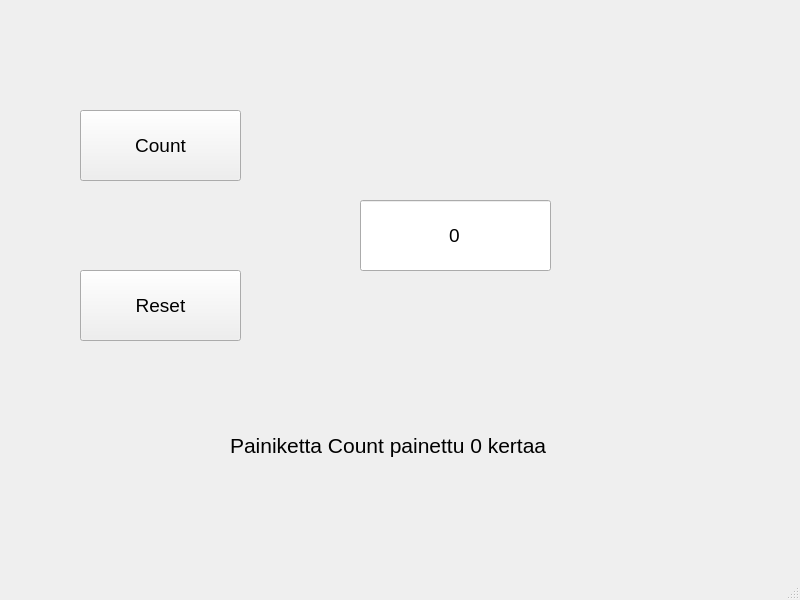
<?xml version="1.0" encoding="UTF-8"?>
<ui version="4.0">
 <class>MainWindow</class>
 <widget class="QMainWindow" name="MainWindow">
  <property name="geometry">
   <rect>
    <x>0</x>
    <y>0</y>
    <width>800</width>
    <height>600</height>
   </rect>
  </property>
  <property name="windowTitle">
   <string>MainWindow</string>
  </property>
  <widget class="QWidget" name="centralwidget">
   <widget class="QPushButton" name="btnCount">
    <property name="geometry">
     <rect>
      <x>80</x>
      <y>110</y>
      <width>161</width>
      <height>71</height>
     </rect>
    </property>
    <property name="font">
     <font>
      <pointsize>14</pointsize>
     </font>
    </property>
    <property name="text">
     <string>Count</string>
    </property>
   </widget>
   <widget class="QPushButton" name="btnReset">
    <property name="geometry">
     <rect>
      <x>80</x>
      <y>270</y>
      <width>161</width>
      <height>71</height>
     </rect>
    </property>
    <property name="font">
     <font>
      <pointsize>14</pointsize>
     </font>
    </property>
    <property name="text">
     <string>Reset</string>
    </property>
   </widget>
   <widget class="QLineEdit" name="txtResult">
    <property name="geometry">
     <rect>
      <x>360</x>
      <y>200</y>
      <width>191</width>
      <height>71</height>
     </rect>
    </property>
    <property name="font">
     <font>
      <pointsize>14</pointsize>
     </font>
    </property>
    <property name="text">
     <string>0</string>
    </property>
    <property name="alignment">
     <set>Qt::AlignmentFlag::AlignCenter</set>
    </property>
   </widget>
   <widget class="QLabel" name="labelInfo">
    <property name="geometry">
     <rect>
      <x>230</x>
      <y>390</y>
      <width>331</width>
      <height>111</height>
     </rect>
    </property>
    <property name="font">
     <font>
      <pointsize>16</pointsize>
     </font>
    </property>
    <property name="lineWidth">
     <number>1</number>
    </property>
    <property name="text">
     <string>Painiketta Count painettu 0 kertaa</string>
    </property>
   </widget>
  </widget>
  <widget class="QMenuBar" name="menubar">
   <property name="geometry">
    <rect>
     <x>0</x>
     <y>0</y>
     <width>800</width>
     <height>22</height>
    </rect>
   </property>
  </widget>
  <widget class="QStatusBar" name="statusbar"/>
 </widget>
 <resources/>
 <connections/>
</ui>
